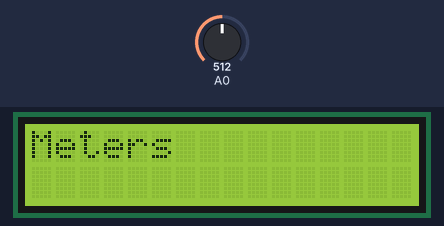
Recording of a sketch running on a simulated Arduino Uno, built with avr-gcc and run on an emulated ATmega328P. On the bench: 16×2 character LCD. The test bench sets the inputs (shaded band); at power-on: A0 = 512. What the sketch prints to the serial monitor is not drawn.

Above: at 1.2 s.
1.3 s: A0 set to 1010
At 2.4 s:
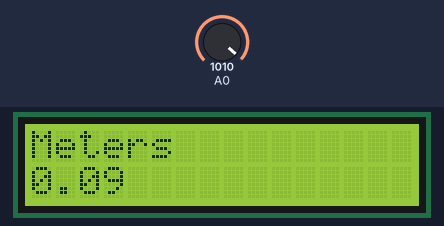
Timing chart, 0 to 4.3 s (numbered marks = the images above; inputs shaded):
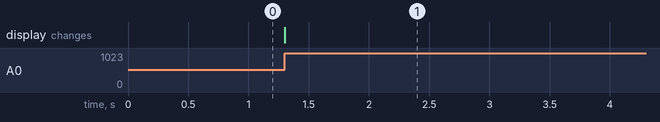

The sketch:

counter2.ino
```cpp
   #include <LiquidCrystal.h>
   #include <EEPROM.h>
   const int rs = 13 ,en =8, d4 = 9, d5 = 10, d6 = 11, d7 = 12;
   LiquidCrystal lcd(rs, en, d4, d5, d6, d7);
   float count=0;
   int state=0;
void setup() {

  pinMode(A0,INPUT);
  Serial.begin(9600);
  lcd.begin(16, 2);
  lcd.setCursor(0, 0);
  lcd.print("Meters");

}

void loop() {


  while(count < 450)
  {
  state=0;
  Serial.println(analogRead(A0));
  while (analogRead(A0) >= 1000)
  {
    if (state==0){

    count+=0.093;
    lcd.setCursor(0, 1);
    lcd.print(count);
    delay(10);
    }
    state=1;

  }
  }

  if (count >= 450)
  {
      lcd.setCursor(0, 1);
      lcd.print("450m completed");

  }


}
```

Measured:
- after the input at 1.3 s, the display: changes at once (image 1)
